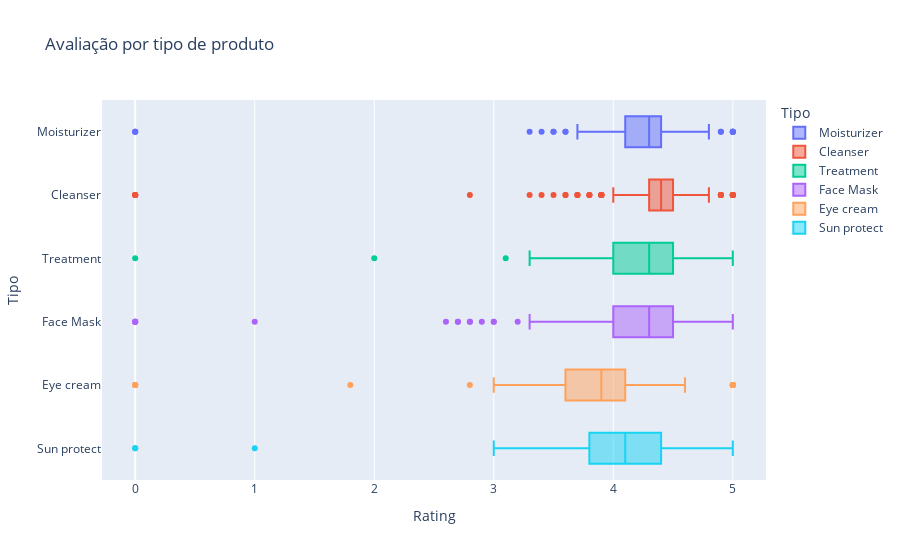

Write notebook code for a chart like this one.
### Code cell
px.box(
    df,
    x="Rating",
    y="Tipo",
    title="Avaliação por tipo de produto",
    color="Tipo",
    orientation="h",
    hover_data=["Marca", "Nome"],
)

### Figure 1 — Plotly figure (JSON) as saved in the notebook; plotly's stock layout.template omitted (floating-point values rounded to 4 significant figures; data arrays with more than 128 entries replaced by an {"elided": "..."} marker saying what was removed)
{"data": [{"alignmentgroup": "True", "customdata": {"elided": "298x2 str values"}, "hovertemplate": "Tipo=%{y}<br>Rating=%{x}<br>Marca=%{customdata[0]}<br>Nome=%{customdata[1]}<extra></extra>", "legendgroup": "Moisturizer", "marker": {"color": "#636efa"}, "name": "Moisturizer", "notched": false, "offsetgroup": "Moisturizer", "orientation": "h", "showlegend": true, "type": "box", "x": {"elided": "298 float values"}, "x0": " ", "xaxis": "x", "y": {"elided": "298 str values"}, "y0": " ", "yaxis": "y"}, {"alignmentgroup": "True", "customdata": {"elided": "281x2 str values"}, "hovertemplate": "Tipo=%{y}<br>Rating=%{x}<br>Marca=%{customdata[0]}<br>Nome=%{customdata[1]}<extra></extra>", "legendgroup": "Cleanser", "marker": {"color": "#EF553B"}, "name": "Cleanser", "notched": false, "offsetgroup": "Cleanser", "orientation": "h", "showlegend": true, "type": "box", "x": {"elided": "281 float values"}, "x0": " ", "xaxis": "x", "y": {"elided": "281 str values"}, "y0": " ", "yaxis": "y"}, {"alignmentgroup": "True", "customdata": {"elided": "248x2 str values"}, "hovertemplate": "Tipo=%{y}<br>Rating=%{x}<br>Marca=%{customdata[0]}<br>Nome=%{customdata[1]}<extra></extra>", "legendgroup": "Treatment", "marker": {"color": "#00cc96"}, "name": "Treatment", "notched": false, "offsetgroup": "Treatment", "orientation": "h", "showlegend": true, "type": "box", "x": {"elided": "248 float values"}, "x0": " ", "xaxis": "x", "y": {"elided": "248 str values"}, "y0": " ", "yaxis": "y"}, {"alignmentgroup": "True", "customdata": {"elided": "266x2 str values"}, "hovertemplate": "Tipo=%{y}<br>Rating=%{x}<br>Marca=%{customdata[0]}<br>Nome=%{customdata[1]}<extra></extra>", "legendgroup": "Face Mask", "marker": {"color": "#ab63fa"}, "name": "Face Mask", "notched": false, "offsetgroup": "Face Mask", "orientation": "h", "showlegend": true, "type": "box", "x": {"elided": "266 float values"}, "x0": " ", "xaxis": "x", "y": {"elided": "266 str values"}, "y0": " ", "yaxis": "y"}, {"alignmentgroup": "True", "customdata": {"elided": "209x2 str values"}, "hovertemplate": "Tipo=%{y}<br>Rating=%{x}<br>Marca=%{customdata[0]}<br>Nome=%{customdata[1]}<extra></extra>", "legendgroup": "Eye cream", "marker": {"color": "#FFA15A"}, "name": "Eye cream", "notched": false, "offsetgroup": "Eye cream", "orientation": "h", "showlegend": true, "type": "box", "x": {"elided": "209 float values"}, "x0": " ", "xaxis": "x", "y": {"elided": "209 str values"}, "y0": " ", "yaxis": "y"}, {"alignmentgroup": "True", "customdata": {"elided": "170x2 str values"}, "hovertemplate": "Tipo=%{y}<br>Rating=%{x}<br>Marca=%{customdata[0]}<br>Nome=%{customdata[1]}<extra></extra>", "legendgroup": "Sun protect", "marker": {"color": "#19d3f3"}, "name": "Sun protect", "notched": false, "offsetgroup": "Sun protect", "orientation": "h", "showlegend": true, "type": "box", "x": {"elided": "170 float values"}, "x0": " ", "xaxis": "x", "y": {"elided": "170 str values"}, "y0": " ", "yaxis": "y"}], "layout": {"boxmode": "overlay", "legend": {"title": {"text": "Tipo"}, "tracegroupgap": 0}, "title": {"text": "Avaliação por tipo de produto"}, "xaxis": {"anchor": "y", "domain": [0, 1], "title": {"text": "Rating"}}, "yaxis": {"anchor": "x", "categoryarray": ["Sun protect", "Eye cream", "Face Mask", "Treatment", "Cleanser", "Moisturizer"], "categoryorder": "array", "domain": [0, 1], "title": {"text": "Tipo"}}}}
